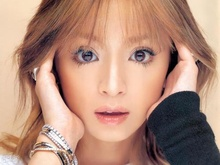
%> input picture Homework_3/code/ayu.jpg, 220 x 165 px, shrunk from 500 x 375 before the run
$ octave --eval "result = my_edge(imread('ayu.jpg'));"   (GNU Octave 9; MATLAB toolbox functions it lacks are replaced by stand-ins)
%> lines starting %> are read from the running program, lines starting %| are printed output that depends on the picture; in (x1, y1, x2, y2) boxes, pixels count from 0 and x2, y2 are one past the last pixel; in counts of white or black regions, pixels touching at a corner belong together; the program's own positions count from 1
### Homework_3/code/Canny.m
function [output] = Canny(img)
%UNTITLED3 Summary of this function goes here
%   Detailed explanation goes here


    % Gaus Filter
    [m,n]=size(img);
%> m = 165; n = 660
    gausFilter=fspecial('gaussian',[13,13],2);
    img=imfilter(img,gausFilter);
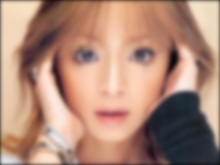
%> img: size 165x220x3 uint8; mean R, G, B 176.1, 137.6, 120


    % Calculate gradient and direction
    [dx,dy]=gradient(img);
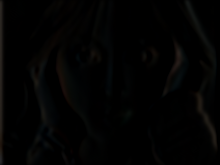
%> dx: size 165x220x3 uint8; mean R, G, B 2.6, 2.6, 2.3
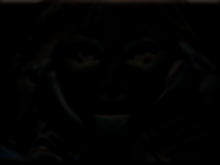
%> dy: size 165x220x3 uint8; mean R, G, B 1.8, 1.7, 1.5
    dy=dy.*(-1);
%> dy: size 165x220x3 uint8; every value is 0
    grad=sqrt(dx.^2+dy.^2);
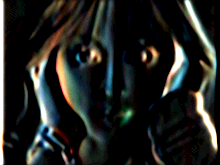
%> grad: size 165x220x3 double; mean R, G, B 2.22, 2.32, 2.13; drawn with min black and max white
    alpha=atan2(dy,dx);
%> alpha: size 165x220x3 double; every value is 0


    % Non-maximum Suppression
    new_grad=grad;
    pi=3.1415926;
    for i=2:m-1
        for j=2:n-1
            tmp=alpha(i,j);
            if( (tmp<0.125*pi && tmp>-0.125*pi) || (tmp>0.875*pi || tmp<-0.875*pi))
                % gradient:horizontal,  edge:vertical
                if(grad(i,j)<grad(i,j-1) || grad(i,j)<grad(i,j+1))
                    new_grad(i,j)=0;
                end
            end

            if( (tmp<0.625*pi && tmp>0.375*pi) || (tmp>-0.625*pi && tmp<-0.375*pi))
                % gradient:vertical,  edge:horizontal
                if(grad(i,j)<grad(i-1,j) || grad(i,j)<grad(i+1,j))
                    new_grad(i,j)=0;
                end
            end

            if( (tmp<0.375*pi && tmp>0.125*pi) || (tmp>-0.875*pi && tmp<-0.625*pi))
                % gradient:+45,  edge:-45
                if(grad(i,j)<grad(i-1,j+1) || grad(i,j)<grad(i+1,j-1))
                    new_grad(i,j)=0;
                end
            end

            if( (tmp<0.875*pi && tmp>0.625*pi) || (tmp>-0.375*pi && tmp<-0.125*pi))
                % gradient:-45,  edge:+45
                if(grad(i,j)<grad(i-1,j-1) || grad(i,j)<grad(i+1,j+1))
                    new_grad(i,j)=0;
                end
            end

        end
    end
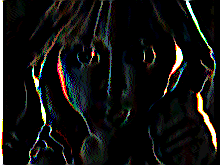
%> new_grad: size 165x220x3 double; mean R, G, B 1.17, 1.17, 1.07; drawn with min black and max white

    %Hysteresis Thresholding
    TL=0.01000;
    TH=0.0200;

    output=zeros([m,n],'double');
    for i=2:m-1
        for j=2:n-1
           if new_grad(i,j)>TH
               output(i,j)=1;
               for a=-1:1
                   for b=-1:1
                       if(new_grad(a+i,b+j)>TL )
                           output(a+i,b+j)=1;
                       end
                   end
               end
           end
        end
    end
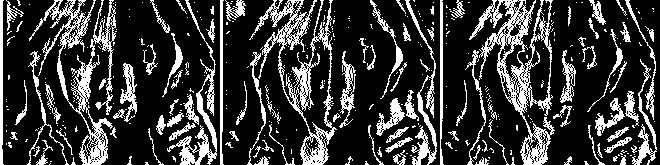
%> output: size 165x660 double; values 0 (black) and 1 (white), 22.4% white in thin lines or dots


   %imwrite(output,"Canny_TH=0.015_TL=0.005_noise.png")

end

### Homework_3/code/my_edge.m
function output = my_edge(input_image)
%in this function, you should finish the edge detection utility.
%the input parameter is a matrix of a gray image
%the output parameter is a matrix contains the edge index using 0 and 1
%the entries with 1 in the matrix shows that point is on the edge of the
%image
%you can use different methods to complete the edge detection function
%the better the final result and the more methods you have used, you will get higher scores

output=Canny(input_image);
%output=sobel(input_image);
%output=prewitt(input_image);
%output=MarrHildreth(input_image);

$ run again, on Homework_3/code/giraffe.jpg
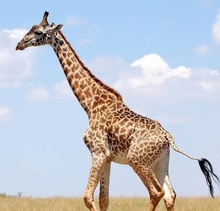
%> input picture Homework_3/code/giraffe.jpg, 220 x 211 px, shrunk from 448 x 429 before the run
%> alpha: size 211x220x3 double; every value is 0
%> after the loop in Canny, `for i=2:m-1`:
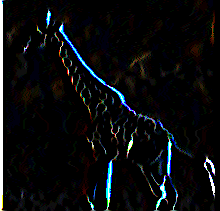
%> new_grad: size 211x220x3 double; mean R, G, B 0.677, 0.766, 0.868; drawn with min black and max white
%> after the loop in Canny, `for i=2:m-1`:
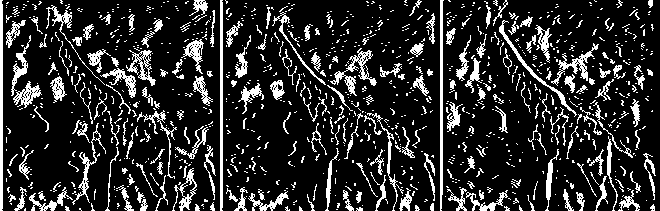
%> output: size 211x660 double; values 0 (black) and 1 (white), 17.1% white in thin lines or dots

$ run again, on Homework_3/code/leaf.jpg
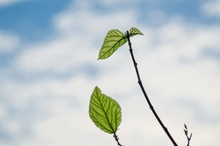
%> input picture Homework_3/code/leaf.jpg, 220 x 146 px, shrunk from 1134 x 751 before the run
%> alpha: size 146x220x3 double; every value is 0
%> after the loop in Canny, `for i=2:m-1`:
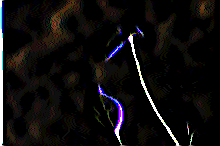
%> new_grad: size 146x220x3 double; mean R, G, B 0.947, 0.835, 0.855; drawn with min black and max white
%> after the loop in Canny, `for i=2:m-1`:
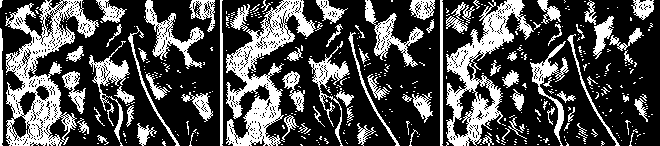
%> output: size 146x660 double; values 0 (black) and 1 (white), 30.9% white; 404 white regions (325 under 20 px), largest, box (x1, y1, x2, y2) and area: (5, 0, 99, 146) 5100, (226, 0, 316, 146) 4461, (446, 0, 534, 146) 4029
